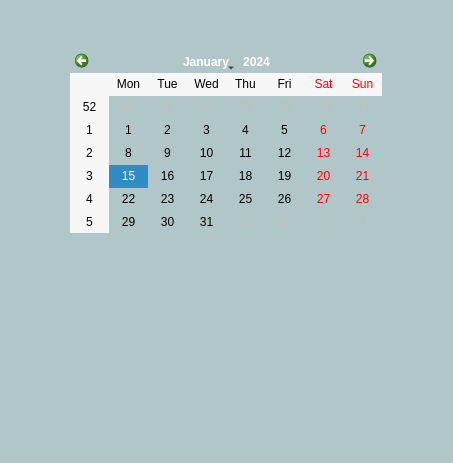
<?xml version="1.0" encoding="UTF-8"?>
<ui version="4.0">
 <class>Dialog</class>
 <widget class="QDialog" name="Dialog">
  <property name="geometry">
   <rect>
    <x>0</x>
    <y>0</y>
    <width>453</width>
    <height>463</height>
   </rect>
  </property>
  <property name="windowTitle">
   <string>Dialog</string>
  </property>
  <property name="styleSheet">
   <string notr="true"> background-color:rgb(177,198,200);
</string>
  </property>
  <widget class="QCalendarWidget" name="calendarWidget">
   <property name="geometry">
    <rect>
     <x>70</x>
     <y>50</y>
     <width>312</width>
     <height>183</height>
    </rect>
   </property>
   <property name="styleSheet">
    <string notr="true">background-color: rgb(
color: rgb(85, 170, 255);</string>
   </property>
  </widget>
 </widget>
 <resources/>
 <connections/>
</ui>
